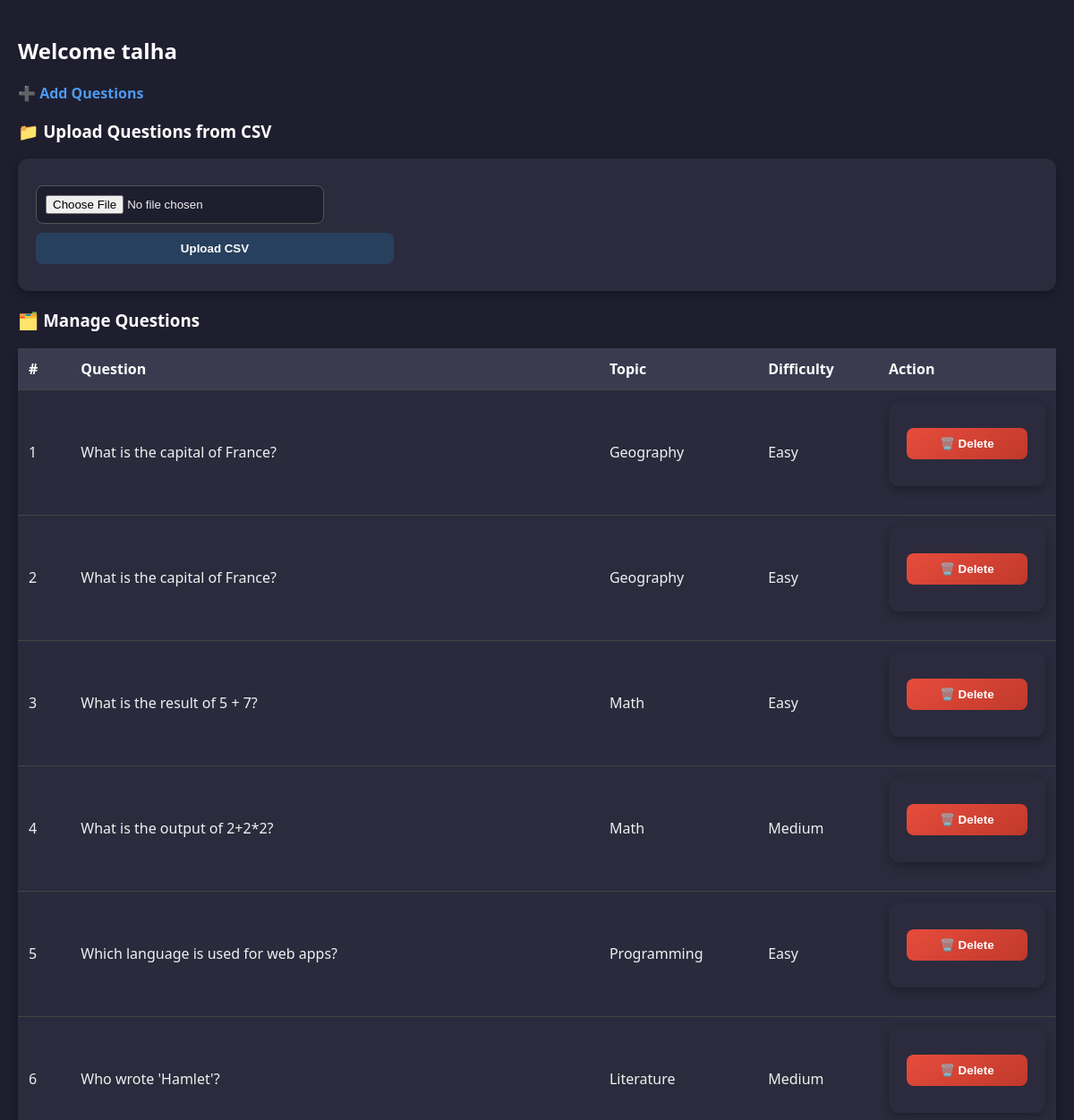
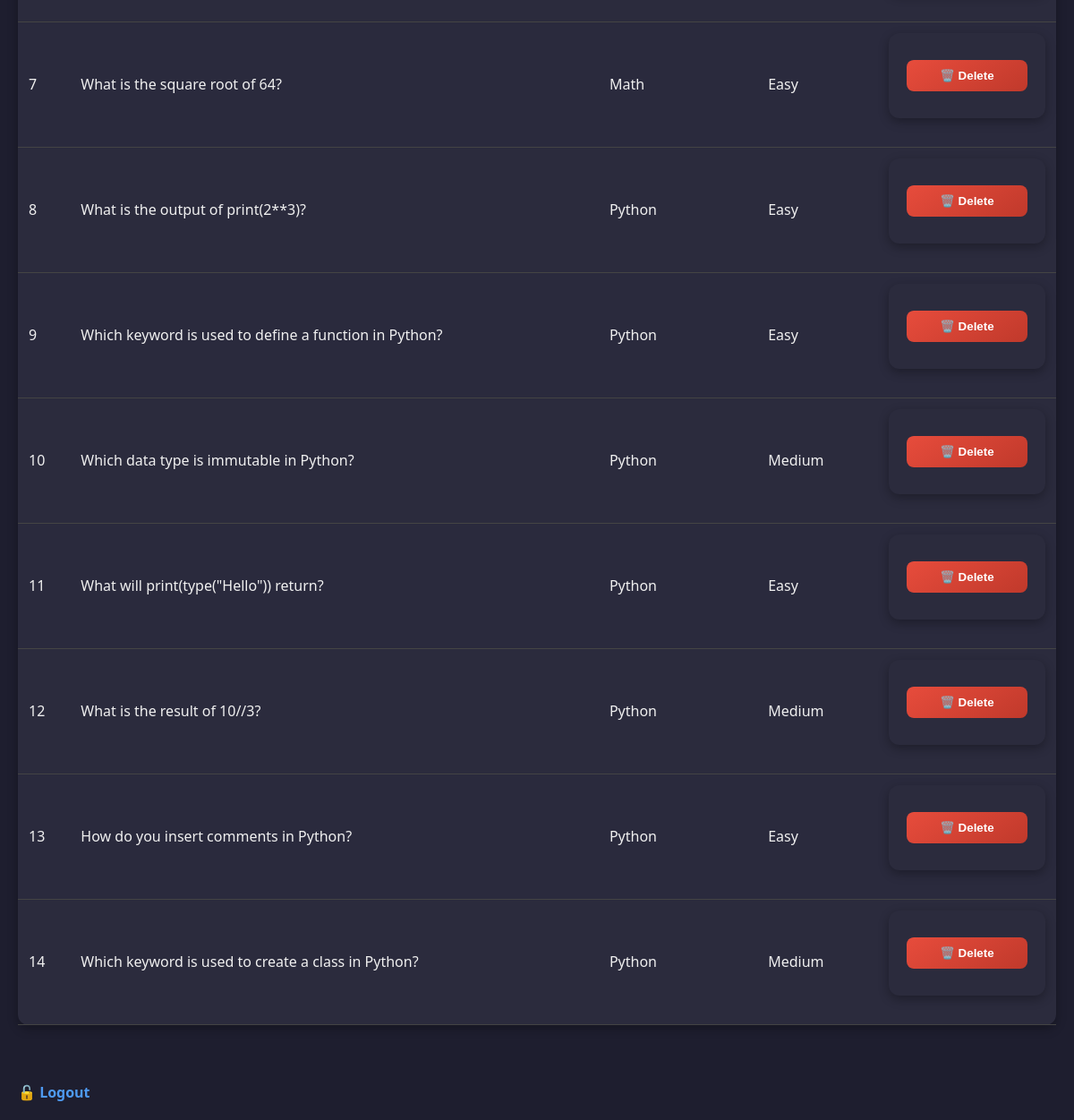
The app's page /admin/dashboard (signed in) with its own data (2 pictures, top to bottom).
### app/models.py (models this page shows)
class User(UserMixin, db.Model):
    id = db.Column(db.Integer, primary_key=True)
    username = db.Column(db.String(150), unique=True, nullable=False)
    password = db.Column(db.String(200), nullable=False)
    role = db.Column(db.String(50), nullable=False)  # 'admin' or 'student'

class Question(db.Model):
    id = db.Column(db.Integer, primary_key=True)
    text = db.Column(db.Text, nullable=False)
    option_a = db.Column(db.String(100))
    option_b = db.Column(db.String(100))
    option_c = db.Column(db.String(100))
    option_d = db.Column(db.String(100))
    correct_option = db.Column(db.String(1))
    difficulty = db.Column(db.String(20))
    topic = db.Column(db.String(100))
    is_true_false = db.Column(db.Boolean, default=False)

### app/routes/admin_routes.py (the view)
@admin_bp.route('/dashboard')
@login_required
def admin_dashboard():
    if current_user.role != 'admin':
        flash('Access denied.')
        return redirect(url_for('quiz.dashboard'))
    questions = Question.query.all()
    return render_template('dashboard.html', questions=questions)

### app/__init__.py (called while the page is built)
def create_app():
    app = Flask(__name__)
    app.config.from_object(Config)
    db.init_app(app)
    login_manager.init_app(app)
    from app.models import User
    @login_manager.user_loader
    def load_user(user_id):
        return User.query.get(int(user_id))
    from app.routes.auth_routes import auth_bp
    from app.routes.quiz_routes import quiz_bp
    from app.routes.admin_routes import admin_bp
    app.register_blueprint(auth_bp)
    app.register_blueprint(admin_bp)
    app.register_blueprint(quiz_bp)
    return app

### app/templates/dashboard.html (shortened to what this page needs)
<!DOCTYPE html>
<html>
<head>
    <link rel="stylesheet" href="{{ url_for('static', filename='style.css') }}">
</head>
<body>
    <h2>Welcome {{ current_user.username }}</h2>
    {% if current_user.role == 'admin' %}
        <a href="{{ url_for('admin.add_question') }}">➕ Add Questions</a>
        <h3>📁 Upload Questions from CSV</h3>
        <form method="POST" enctype="multipart/form-data" action="{{ url_for('admin.upload_csv') }}">
            <input type="file" name="csv_file" accept=".csv" required>
            <button type="submit">Upload CSV</button>
        </form>
        <h3>🗂️ Manage Questions</h3>
        <table>
            <tr>
                <th>#</th>
                <th>Question</th>
                <th>Topic</th>
                <th>Difficulty</th>
                <th>Action</th>
            </tr>
            {% for q in questions %}
            <tr>
                <td>{{ loop.index }}</td>
                <td>{{ q.text }}</td>
                <td>{{ q.topic }}</td>
                <td>{{ q.difficulty }}</td>
                <td>
                    <form action="{{ url_for('admin.delete_question', question_id=q.id) }}" method="POST"
                          onsubmit="return confirm('Are you sure you want to delete this question?');">
                        <button type="submit">🗑️ Delete</button>
                    </form>
                </td>
            </tr>
            {% endfor %}
        </table>
    {% endif %}
    <br><br>
    <a href="{{ url_for('auth.logout') }}">🔓 Logout</a>
</body>
</html>

### app/Static/style.css (style rules this page uses)
body { font-family: Arial, sans-serif; background-color: #f0f2f5; padding: 20px; margin: 0; }
h2 { color: #333; }
form input, form textarea, form button { display: block; margin-bottom: 10px; padding: 10px; width: 100%; max-width: 400px; }
button { background-color: #4CAF50; color: white; border: none; cursor: pointer; }

### app/templates/dashboard.html (style rules this page uses)
body { font-family: 'Segoe UI', sans-serif; background-color: #1e1e2f; color: #f0f0f0; margin: 0; padding: 20px; }
h2, h3 { color: #ffffff; }
form, table { background-color: #2b2b3d; padding: 20px; border-radius: 12px; box-shadow: 0 4px 12px rgba(0,0,0,0.3); margin-bottom: 20px; }
select, input[type="file"], button { padding: 10px; margin: 10px 0; border-radius: 8px; border: 1px solid #555; background-color: #1e1e2f; color: #f0f0f0; width: 100%; max-width: 300px; }
button { background: linear-gradient(145deg, #27405e, #27405e); color: white; border: none; cursor: pointer; transition: all 0.3s ease; font-weight: bold; }
a { color: #4e9af1; text-decoration: none; font-weight: bold; }
table { width: 100%; border-collapse: collapse; }
th, td { padding: 12px; text-align: left; border-bottom: 1px solid #444; }
th { background-color: #3b3b4f; color: #ffffff; }
tr:nth-child(even) { background-color: #2a2a3d; }
td button { background: linear-gradient(145deg, #e74c3c, #c0392b); }

### records on screen
User: username "talha"
Question: text "What is the capital of France?", topic "Geography", difficulty "Easy"
Question: text "What is the capital of France?", topic "Geography", difficulty "Easy"
Question: text "What is the result of 5 + 7?", topic "Math", difficulty "Easy"
Question: text "What is the output of 2+2*2?", topic "Math", difficulty "Medium"
Question: text "Which language is used for web apps?", topic "Programming", difficulty "Easy"
Question: text "Who wrote 'Hamlet'?", topic "Literature", difficulty "Medium"
Question: text "What is the square root of 64?", topic "Math", difficulty "Easy"
Question: text "What is the output of print(2**3)?", topic "Python", difficulty "Easy"
Question: text "Which keyword is used to define a function in Python?", topic "Python", difficulty "Easy"
Question: text "Which data type is immutable in Python?", topic "Python", difficulty "Medium"
Question: text "What will print(type(\"Hello\")) return?", topic "Python", difficulty "Easy"
Question: text "What is the result of 10//3?", topic "Python", difficulty "Medium"
Question: text "How do you insert comments in Python?", topic "Python", difficulty "Easy"
Question: text "Which keyword is used to create a class in Python?", topic "Python", difficulty "Medium"
